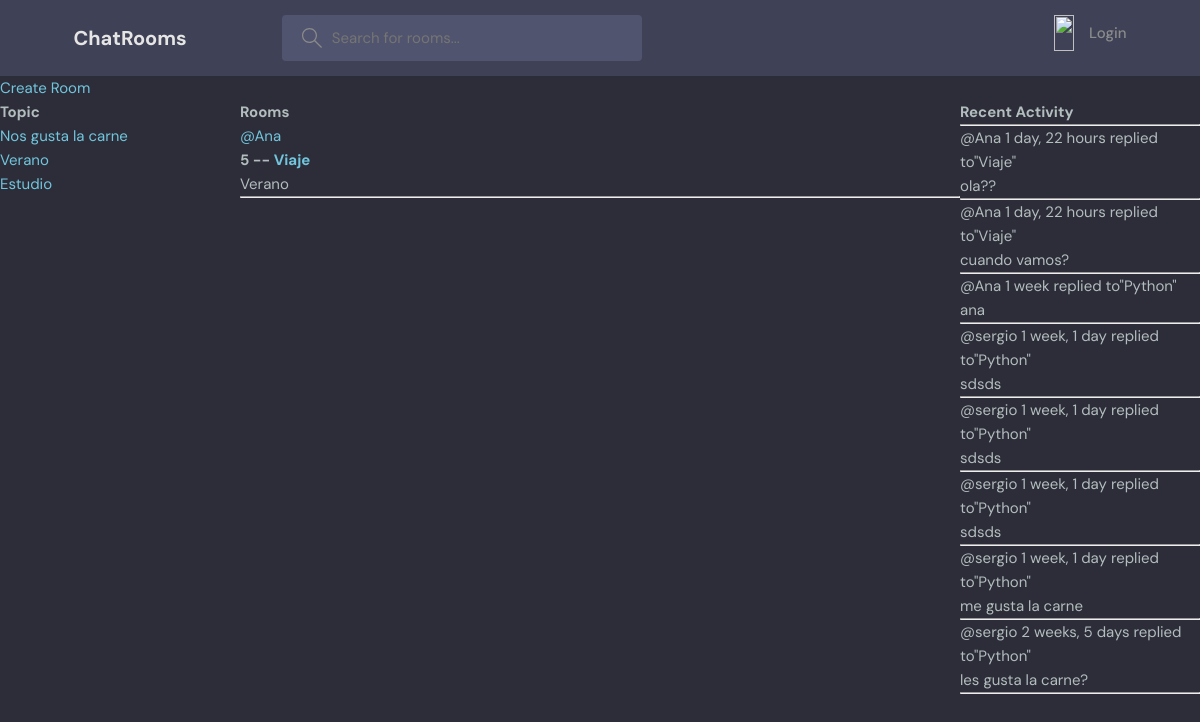
Page /?topic=2 on the committed database.
### principal/models.py (models this page shows, shortened)
class Topic(models.Model):
    name = models.CharField(max_length=200)

class Room(models.Model):
    host = models.ForeignKey(User, on_delete=models.SET_NULL, null = True)
    topic = models.ForeignKey(Topic, on_delete=models.SET_NULL, null = True)
    name = models.CharField(max_length=200)
    participants = models.ManyToManyField(User, related_name='participants', blank=True)
    description = models.TextField(null=True, blank=True)
    updated = models.DateTimeField(auto_now=True)
    created = models.DateTimeField(auto_now_add=True)
    def __str__(self):
        return self.name

class Message(models.Model):
    user = models.ForeignKey(User, on_delete=models.CASCADE)
    room = models.ForeignKey(Room, on_delete=models.CASCADE)
    body = models.TextField()
    updated = models.DateTimeField(auto_now=True)
    created = models.DateTimeField(auto_now_add=True)
    class Meta:
        ordering = ['-updated', '-created']

### principal/views.py (the view)
# urls.py: 2. Add a URL to urlpatterns:  path('', views.home, name='home')
def home(request):
    q = request.GET.get('q','')
    topic_id = request.GET.get('topic')
    if topic_id:
        rooms = Room.objects.filter(topic__id = topic_id, name__icontains = q)
    else:
        rooms = Room.objects.filter(name__icontains = q)
    topics = Topic.objects.all()
    room_messages = Message.objects.all()
    context = {'rooms': rooms, 'room_messages': room_messages, 'topics': topics}
    return render(request, 'principal/home.html', context )

### principal/templates/principal/home.html (shortened to what this page needs)
{% extends 'main.html' %}
{% block content %}
    <a href="{% url 'create-room' %}">Create Room</a>
<div class='home-container'>
    <div>
        <h1>Topic</h1>
        {% for topic in topics %}
        <a href="/?topic={{ topic.id }}">{{ topic.name }}</a>
        <br>
        {% endfor %}
    </div>
    <div>
        <h1>Rooms   </h1>
        {% for room in rooms %}
        <div>
            <a href="{% url "user-profile" room.host.username %}">@{{room.host.username}}</a>
            <h5>{{room.id}} -- <a href="{% url 'room' room.id %}">{{room.name}}</a></h5>
            <small>{{room.topic.name}}</small>
            <hr>
        </div>
        {% endfor %}
    </div>
    <div>
    <h3>Recent Activity</h3>
    <hr>
    {% for message in room_messages %}
        <div>
            <small>@{{message.user}}  {{message.created|timesince}}</small>
            <small> replied to"{{message.room}}"</small>
            <p>{{ message.body }}</p>
            <hr>
        </div>
    {% endfor%}
    </div>
</div>
{% endblock content %}

### principal/static/styles/style.css (style rules this page uses)
:root { --color-main: #71c6dd; --color-main-light: #e1f6fb; --color-dark: #3f4156; --color-dark-medium: #51546e; --color-dark-light: #696d97; --color-light: #e5e5e5; --color-gray: #8b8b8b; --color-light-gray: #b2bdbd; --color-bg: #2d2d39; --color-success: #5dd693; --color-error: #fc4b0b; }
* { font-family: "DM Sans", -apple-system, BlinkMacSystemFont, "Segoe UI", Roboto, Oxygen, Ubuntu, Cantarell, "Open Sans", "Helvetica Neue", sans-serif; margin: 0; padding: 0; box-sizing: border-box; text-rendering: optimizeLegibility; font-size: inherit; }
html { font-size: 56.25%; }
@media only screen and (min-width: 1200px) { html { font-size: 62.5%; } }
body { line-height: 1.6; font-weight: 400; font-size: 1.5rem; color: var(--color-light-gray); background-color: var(--color-bg); min-height: 100vh; }
a { display: inline-block; color: var(--color-main); text-decoration: none; }

### principal/templates/principal/home.html (style rules this page uses)
.home-container { display: grid; grid-template-columns: 1fr 3fr 1fr ; }

### rows in the picture
Topic: name "Nos gusta la carne"
Topic: name "Verano"
Topic: name "Estudio"
Room: host.username "Ana", id "5", name "Viaje", topic.name "Verano"
Message: user "Ana", created "1 day, 22 hours", room "Viaje", body "ola??"
Message: user "Ana", created "1 day, 22 hours", room "Viaje", body "cuando vamos?"
Message: user "Ana", created "1 week", room "Python", body "ana"
Message: user "sergio", created "1 week, 1 day", room "Python", body "sdsds"
Message: user "sergio", created "1 week, 1 day", room "Python", body "sdsds"
Message: user "sergio", created "1 week, 1 day", room "Python", body "sdsds"
Message: user "sergio", created "1 week, 1 day", room "Python", body "me gusta la carne"
Message: user "sergio", created "2 weeks, 5 days", room "Python", body "les gusta la carne?"
